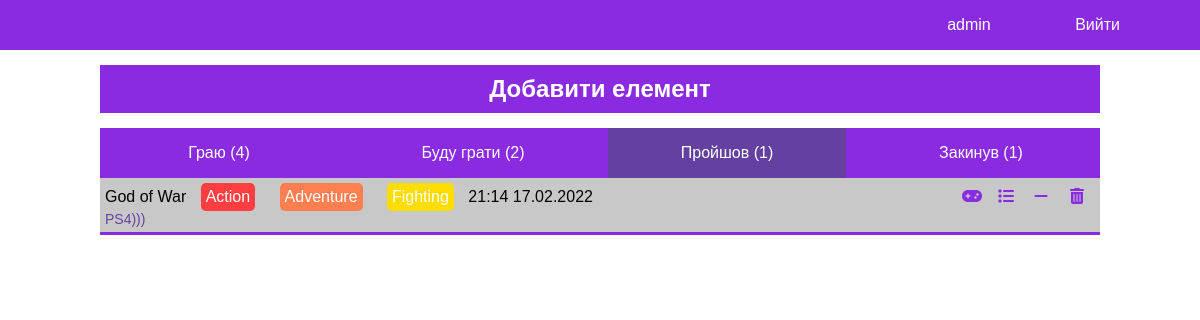
The app's page /ended/ (signed in) with its own data.
### app/models.py (models this page shows, shortened)
class Item(models.Model):
    name = models.CharField(max_length=100, blank=False)
    desc = models.TextField(max_length=350, blank=True)
    genre = models.ManyToManyField(Genre, related_name='items')
    status = models.CharField(choices=STATUS_CHOISES, max_length=50, default=STATUS_CHOISES[0])
    profile = models.ForeignKey('Profile', on_delete=models.CASCADE)
    created = models.DateTimeField(auto_now_add=True)
    def get_genre(self):
        return self.genre.all()
    class Meta:
        verbose_name = 'Елемент'
        verbose_name_plural = 'Елементи'
        ordering = ['name']

class Genre(models.Model):
    name = models.CharField(max_length=50, blank=False)
    def __str__(self) -> str:
        return self.name
    class Meta:
        verbose_name = 'Жанр'
        verbose_name_plural = 'Жанри'
        ordering = ['name']

### gameorg/views.py (the view)
# urls.py: path('ended/', EndedView.as_view(), name='ended'),
class EndedView(ItemsMixin, View):
    status = 'ENDED'
    template = 'main/home.html'

### templates/main/home.html (shortened to what this page needs)
{% extends 'base.html' %}
{% block content %}
<main>
    <h2 onclick="myToggle()">Добавити елемент</h2>
    <div class="items">
        <div class="actions">
            <ul>
                <li class="{% if request.path == '/' %}active{% endif %}">
                    <a href="{% url 'home' %}">Граю ({{play_count}})</a>
                </li>
                <li class="{% if request.path == '/will-play/' %}active{% endif %}">
                    <a href="{% url 'will-play' %}">Буду грати ({{will_count}})</a>
                </li>
                <li class="{% if request.path == '/ended/' %}active{% endif %}">
                    <a href="{% url 'ended' %}">Пройшов ({{ended_count}})</a>
                </li>
                <li class="{% if request.path == '/drop/' %}active{% endif %}">
                    <a href="{% url 'drop' %}">Закинув ({{drop_count}})</a>
                </li>
            </ul>
        </div>
        {% for item in items %}
            <div class="item">
                <p>{{item.name}}</p>
                {% for genre in item.get_genre %}
                    <p class="genre {{genre.name}}">{{genre.name}}</p>
                {% endfor %}
                <p class="date">{{item.created|date:"G:i d.m.Y"}}</p>
                <div class="desc">
                    {{item.desc}}
                </div>
                <div class="actions-item">
                    {% if status == "PLAY"%}
                        <ul>
                            <li><a href="{% url 'add-will' item.id %}"><i class="fa-solid fa-list"></i></a></li>
                            <li><a href="{% url 'add-ended' item.id %}"><i class="fa-solid fa-check"></i></a></li>
                            <li><a href="{% url 'add-drop' item.id %}"><i class="fa-solid fa-minus"></i></a></li>
                            <li><a href="{% url 'del-item' item.id %}"><i class="fa-solid fa-trash-can"></i></a></li>
                        </ul>
                    {% elif status == "ENDED" %}
                        <ul>
                            <li><a href="{% url 'add-play' item.id %}"><i class="fa-solid fa-gamepad"></i></a></li>
                            <li><a href="{% url 'add-will' item.id %}"><i class="fa-solid fa-list"></i></a></li>
                            <li><a href="{% url 'add-drop' item.id %}"><i class="fa-solid fa-minus"></i></a></li>
                            <li><a href="{% url 'del-item' item.id %}"><i class="fa-solid fa-trash-can"></i></a></li>
                        </ul>
                    {% endif %}
                </div>
            </div>
        {% endfor %}
    </div>
</main>
{% endblock content %}

### templates/base.html (shortened to what this page needs)
{% load static %}
<!DOCTYPE html>
<html lang="en">
<head>
    <link href="{% static 'fontawesomefree/css/all.min.css' %}" rel="stylesheet" type="text/css">
    <link href="{% static 'style.css' %}" rel="stylesheet">
</head>
<body>
    <header>
        {% if request.user.is_authenticated %}
            <p>{{request.user.username}}</p>
            <a href="{% url 'logout' %}">Bийти</a>
        {% else %}
            <a href="{% url 'login' %}">Увійти</a>
            <a href="{% url 'register' %}">Зареєструватись</a>
        {% endif %}
    </header>
    {% block content %}
    {% endblock content %}
</body>
</html>

### static/style.css (style rules this page uses)
* { margin: 0; padding: 0; font-family: 'Arial'; box-sizing: border-box; }
a { color: blueviolet; }
i { font-family: 'Font Awesome 5 Free' !important; }
.active { background-color: #6441A1; }
h2 { color: #fff; background-color: blueviolet; width: 100%; cursor: pointer; text-align: center; padding: 10px 0; margin: 15px 0; }
ul { list-style-type: none; column-count: 4; }
header { height: 50px; line-height: 50px; background-color: blueviolet; color: #fff; text-align: right; }
header p, header a { display: inline-block; padding-right: 80px; }
header a { color: #fff; text-decoration: none; }
main { padding: 0 100px; }
.item { position: relative; padding: 5px; background-color: #C8C8C8; border-bottom: 3px solid blueviolet; }
.item p { display: inline-block; }
.item .desc { color: #6441A1; font-size: 14px; }
.item .date { text-align: right; }
.genre { padding: 5px; margin: 0 10px; border-radius: 5px; color: #fff; }
.actions { background-color: blueviolet; height: 50px; line-height: 50px; }
.actions li { text-align: center; }
.actions li a { color: #fff; text-decoration: none; }
.actions-item { display: inline-block; position: absolute; right: 10px; top: 10px; }
.Action { background-color: #FF3E41; }
.Adventure { background-color: coral; }
.Fighting { background-color: #FFDD00; }

### records on screen
Item: name "God of War", created "21:14 17.02.2022", desc "PS4)))"
Genre: name "Action"
Genre: name "Adventure"
Genre: name "Fighting"

### other values on screen
{{ request.user.username }} "admin"
{{ play_count }} "4"
{{ will_count }} "2"
{{ ended_count }} "1"
{{ drop_count }} "1"
